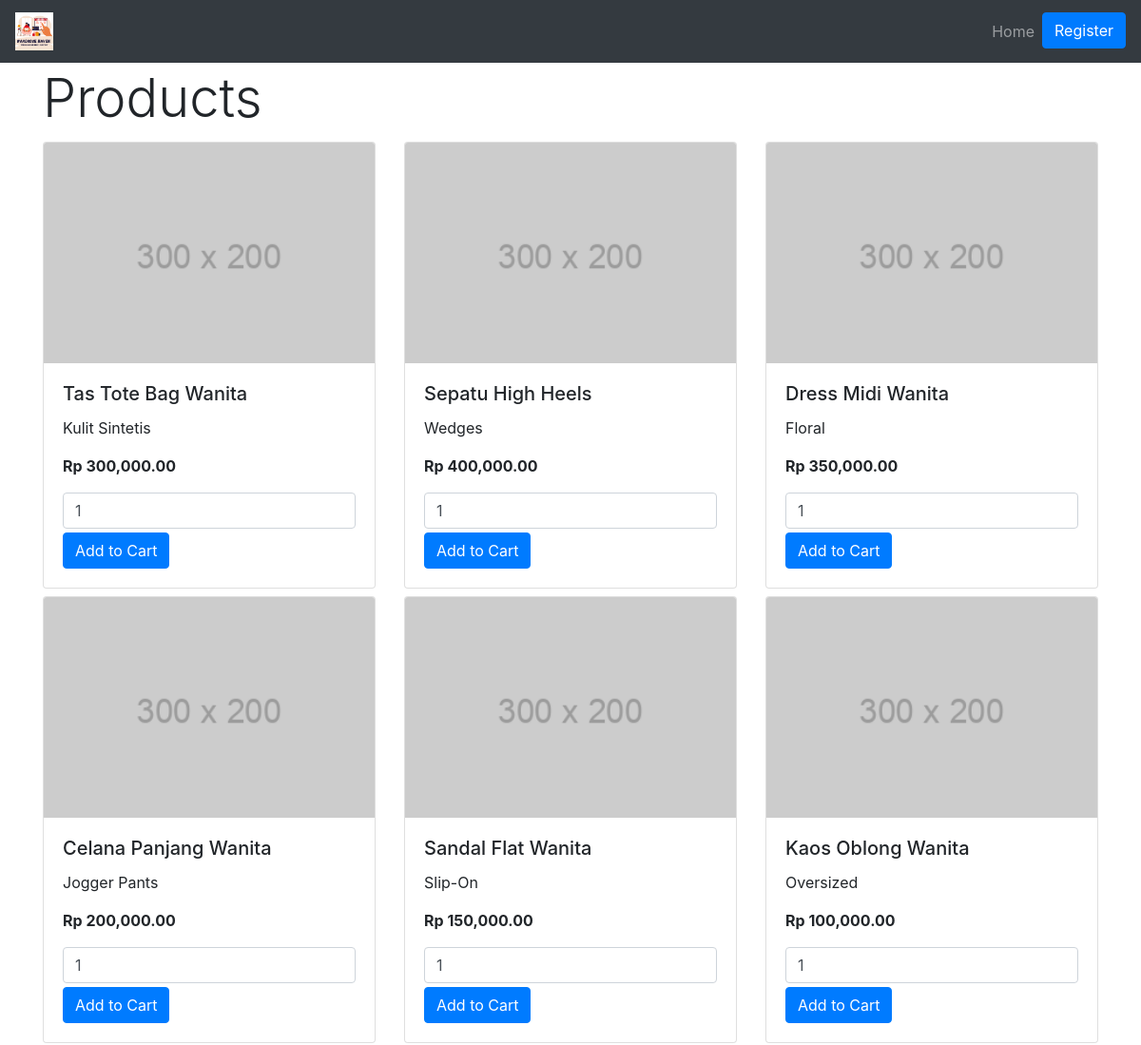
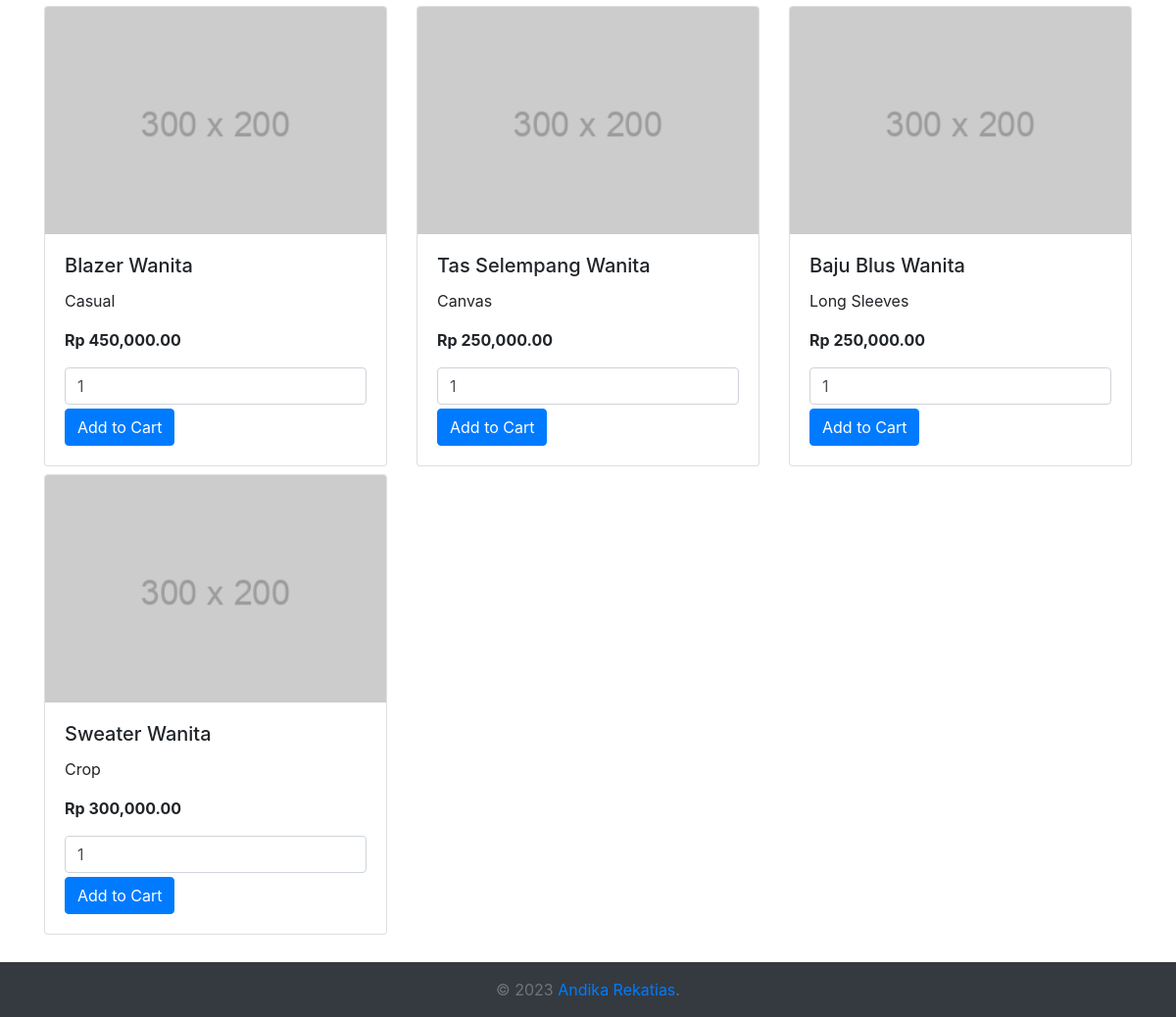
The page / on the database its author committed (2 pictures, top to bottom).
### tables this page shows
CREATE TABLE `item` (
  `id_i` int(11) NOT NULL,
  `id_u` int(11) NOT NULL,
  `i_name` varchar(50) NOT NULL,
  `type` varchar(30) NOT NULL,
  `image` varchar(100) NOT NULL,
  `price` decimal(10,2) NOT NULL
);

### app/koneksi.php (called while the page is built, shortened)
<?php
    class Koneksi {
        function __construct()
        {
            $this->kon = mysqli_connect("localhost", "root", "") or die("Couldn't connect to MySQL server");
            $this->baseUrl = "http://" . $_SERVER['SERVER_NAME'] . "/task2/";
            $this->prosesUrl = $this->baseUrl . "proses/";
        }
    }
?>

### app/buyer.php (called while the page is built, shortened)
<?php
require_once('koneksi.php');
class Buyer{
    public function __construct(){
        $kon = new Koneksi();
    }
}
?>

### inc/auth.php (called while the page is built, shortened)
<?php
require_once('app/koneksi.php');
require_once('app/item.php');
require_once('app/buyer.php');
$kon = new Koneksi();
$item = new Item();
$baseUrl = $kon->baseUrl;
?>

### app/item.php (the view, shortened to what this page needs)
<?php
require_once('koneksi.php');
class Item{
    public $baseUrl;
    public $prosesUrl;
    public $pi;
    public function __construct(){
        $kon = new Koneksi();
        $this->koneksi = $kon->kon;
        $this->baseUrl = $kon->baseUrl;
        $this->prosesUrl = $kon->prosesUrl;
        $this->pi = mysqli_query($this->koneksi, "SELECT * FROM item");
    }
    public function showItem(){
        while ($result = mysqli_fetch_array($this->pi)) {
            $this->i_name = $result['i_name'];
            $this->type = $result['type'];
            $this->image = $result['image'];
            $this->price = $result['price'];
            echo "<div class='col-md-4 my-1'>";
            echo "<div class='card'>";
			echo "<img class='card-img-top' src='" . $this->baseUrl . "assets/img/".$this->image."' alt='Product Image'>";
			echo "<div class='card-body'>";
			echo "<h5 class='card-title'>". $this->i_name ."</h5>";
			echo "<p class='card-text'>". $this->type ."</p>";
			echo "<p class='card-text font-weight-bold'>Rp ". number_format($this->price,2) ."</p>";
            echo "<form method='post' action='" . $this->prosesUrl . "add_to_cart.php'>";
            echo "<input type='number' name='quantity' min='1' value='1' class='form-control my-1'>";
            echo "<button name='submit' type='submit' class='btn btn-primary'>Add to Cart</button>";
            echo "</form>";
			echo "</div>";
			echo "</div>";
			echo "</div>";
        }
    }
}
?>

### inc/header.php (shortened to what this page needs)
<!DOCTYPE html>
<html lang="en">
<head>
    <link rel="stylesheet" href="https://cdn.jsdelivr.net/npm/bootstrap@4.6.2/dist/css/bootstrap.min.css">
  <link rel="stylesheet" href="https://use.fontawesome.com/releases/v5.7.0/css/all.css">
</head>
<body>

### inc/navbar.php (shortened to what this page needs)
<nav class="navbar navbar-expand-sm bg-dark navbar-dark fixed-top">
  <a class="navbar-brand" href="<?= $baseUrl ?>">
    <img src="assets/img/logo.png" alt="logo" style="width:40px;">
  </a>
  <div class="collapse navbar-collapse" id="collapsibleNavbar">
    <ul class="navbar-nav ml-auto">
        <li class="nav-item">
        <a class="nav-link" href="<?= $baseUrl ?>">Home</a>
        </li>
        <?php
          if(isset($_SESSION['username']) && !empty($_SESSION['username'])){
            ?>
            <li class="nav-item">
              <a class="nav-link" href="?url=cart"><i class="fas fa-shopping-cart"></i></a>
            </li>
            <li class="nav-item">
              <a class="nav-link" href="?url=profile"><i class="far fa-user"></i> <?=$_SESSION['username']?></a>
            </li>
            <li class="nav-item">
              <a class="nav-link" href="<?= $prosesUrl ?>logout.php">Logout</a>
            </li>
            <?php
        }else{
          ?><li class="nav-item">
            <button type="button" class="btn btn-primary" data-toggle="modal" data-target="#myModal">
                Register
            </button>
        </li><?php
        }
        ?>
    </ul>
  </div>
</nav>

### index.php (shortened to what this page needs)
<?php include_once('inc/auth.php') ?>
<?php include_once('inc/header.php') ?>
<?php include_once('inc/navbar.php') ?>
<div class="container my-4">
    <?php include_once('inc/content.php') ?>
</div>
<?php include_once('inc/footer.php') ?>

### inc/content.php
<?php
    if (!empty(@$_GET['url'])) {
        switch (@$_GET['url']) {
            case 'profile':
                include'profile.php';
                break;
            case 'cart':
                include'cart.php';
                break;
            default:
                echo "<h3>Halaman tidak ditemukan !!!</h3>";
                break;
        }
    }else{
        echo "<h1 class='display-4'>Products</h1>";
        echo "<div class='row'>";
        $item->showItem();
        echo "</div>";
    }
?>

### inc/footer.php
<footer class="bg-dark text-center py-3 mt-auto">
  <div class="container">
    <span class="text-muted">&copy; 2023 <a href="https://andikarekatias.com">Andika Rekatias</a>.</span>
  </div>
</footer>
</body>
</html>

### rows shown on the page
item: image (picture), i_name "Tas Tote Bag Wanita", type "Kulit Sintetis", price "300,000.00"
item: image (picture), i_name "Sepatu High Heels", type "Wedges", price "400,000.00"
item: image (picture), i_name "Dress Midi Wanita", type "Floral", price "350,000.00"
item: image (picture), i_name "Celana Panjang Wanita", type "Jogger Pants", price "200,000.00"
item: image (picture), i_name "Sandal Flat Wanita", type "Slip-On", price "150,000.00"
item: image (picture), i_name "Kaos Oblong Wanita", type "Oversized", price "100,000.00"
item: image (picture), i_name "Blazer Wanita", type "Casual", price "450,000.00"
item: image (picture), i_name "Tas Selempang Wanita", type "Canvas", price "250,000.00"
item: image (picture), i_name "Baju Blus Wanita", type "Long Sleeves", price "250,000.00"
item: image (picture), i_name "Sweater Wanita", type "Crop", price "300,000.00"
